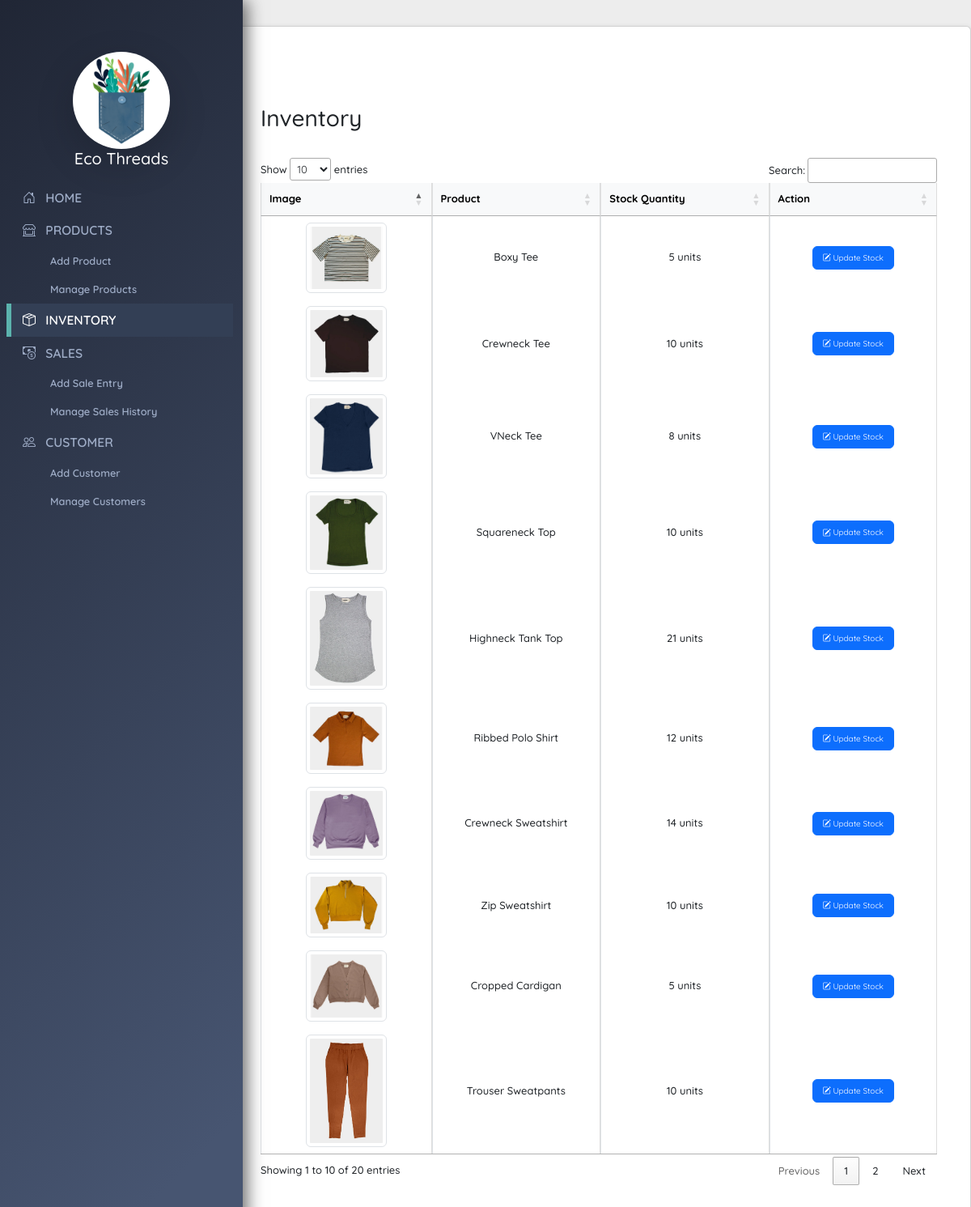
Screenshot of /store/inventory/ with the database file from the repository.
### store/models.py (models this page shows, shortened)
class Inventory(models.Model):
    product = models.OneToOneField(Product, on_delete=models.CASCADE)
    stock_quantity = models.IntegerField()
    class Meta:
        verbose_name = "Inventory"
        verbose_name_plural = "Inventory"

class Product(models.Model):
    name = models.CharField(max_length=255)
    price = models.DecimalField(max_digits=6, decimal_places=2)
    category = models.CharField(max_length=255)
    material = models.CharField(max_length=255)
    image = models.ImageField(upload_to='product_images/', blank=True, null=True)

### store/views.py (the view)
# urls.py: path('inventory/', StockListView.as_view(), name='inventory_list'),
class StockListView(ListView):
    model = Inventory
    template_name = 'store/inventory_list.html'
    context_object_name = 'inventory_list'

### store/templates/store/inventory_list.html (shortened to what this page needs)
{% extends 'base.html' %}
{% block head %}
<link rel="stylesheet" href="https://cdn.datatables.net/1.10.20/css/jquery.dataTables.min.css">
<link href="https://cdn.jsdelivr.net/npm/bootstrap@5.3.0/dist/css/bootstrap.min.css" rel="stylesheet">
<link rel="stylesheet" href="/static/styles.css">
{% endblock %}
{% block content %}
<div class="container custom-container">
  <div class="row mb-4">
    <div class="col-md-6">
      <h3>Inventory</h3>
    </div>
  </div>
<div class="table-responsive">
  <table id="inventoryTable" class="table table-bordered table-centered table-nowrap mb-0">
    <thead class="table-light text-center">
      <tr>
        <th class="sorting">Image</th>
        <th class="sorting">Product</th>
        <th class="sorting">Stock Quantity</th>
        <th class="sorting">Action</th>
      </tr>
    </thead>
    <tbody>
      {% for inventory in inventory_list %}
      <tr>
        <td>
          {% if inventory.product.image %}
            <img src="{{ inventory.product.image.url }}" alt="{{ inventory.product.name }}" class="img-thumbnail product-img">
          {% else %}
            <span>No image available</span>
          {% endif %}
        </td>
        <td>{{ inventory.product.name }}</td>
        <td>
          {{ inventory.stock_quantity }}
          {{ inventory.stock_quantity|pluralize:"unit,units" }}
        </td>
        <td>
          <a href="{% url 'stock_update' inventory.pk %}" class="btn btn-primary" style="font-size: 10px"><i class="bi bi-pencil-square"></i> Update Stock</a>
        </td>
      </tr>
      {% endfor %}
    </tbody>
</div>
{% endblock %}

### store/static/styles.css (style rules this page uses)
body { font-family: 'Quicksand', sans-serif; background-color: #ededed; font-weight: 500; font-size: small; }
.container { max-width: calc(100vw - 300px); margin: auto; padding: 2rem 1rem; }

### store/templates/store/inventory_list.html (style rules this page uses)
table th, table td { text-align: center; vertical-align: middle; border-right: 1px solid #ddd; width: 200px; }
.product-img { max-width: 100px; }
#inventoryTable { width: 100% !important; margin: auto; font-size: small; }
.custom-container { margin-left: 40px; margin-right: 20px; font-size: small; }

### rows the page displays
Inventory: product.image (picture), product.name "Boxy Tee", stock_quantity "5"
Inventory: product.image (picture), product.name "Crewneck Tee", stock_quantity "10"
Inventory: product.image (picture), product.name "VNeck Tee", stock_quantity "8"
Inventory: product.image (picture), product.name "Squareneck Top", stock_quantity "10"
Inventory: product.image (picture), product.name "Highneck Tank Top", stock_quantity "21"
Inventory: product.image (picture), product.name "Ribbed Polo Shirt", stock_quantity "12"
Inventory: product.image (picture), product.name "Crewneck Sweatshirt", stock_quantity "14"
Inventory: product.image (picture), product.name "Zip Sweatshirt", stock_quantity "10"
Inventory: product.image (picture), product.name "Cropped Cardigan", stock_quantity "5"
Inventory: product.image (picture), product.name "Trouser Sweatpants", stock_quantity "10"
